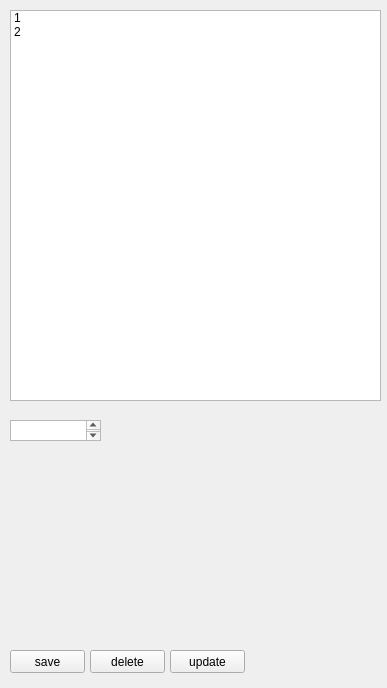
<?xml version="1.0" encoding="UTF-8"?>
<ui version="4.0">
 <class>VolumeParams</class>
 <widget class="QWidget" name="VolumeParams">
  <property name="geometry">
   <rect>
    <x>0</x>
    <y>0</y>
    <width>387</width>
    <height>688</height>
   </rect>
  </property>
  <property name="windowTitle">
   <string>Form</string>
  </property>
  <widget class="QListWidget" name="listWidget">
   <property name="geometry">
    <rect>
     <x>10</x>
     <y>10</y>
     <width>371</width>
     <height>391</height>
    </rect>
   </property>
   <item>
    <property name="text">
     <string>1</string>
    </property>
   </item>
   <item>
    <property name="text">
     <string>2</string>
    </property>
   </item>
  </widget>
  <widget class="QPushButton" name="pushButton">
   <property name="geometry">
    <rect>
     <x>10</x>
     <y>650</y>
     <width>75</width>
     <height>23</height>
    </rect>
   </property>
   <property name="text">
    <string>save</string>
   </property>
  </widget>
  <widget class="QPushButton" name="pushButton_2">
   <property name="geometry">
    <rect>
     <x>90</x>
     <y>650</y>
     <width>75</width>
     <height>23</height>
    </rect>
   </property>
   <property name="text">
    <string>delete</string>
   </property>
  </widget>
  <widget class="QPushButton" name="pushButton_3">
   <property name="geometry">
    <rect>
     <x>170</x>
     <y>650</y>
     <width>75</width>
     <height>23</height>
    </rect>
   </property>
   <property name="text">
    <string>update</string>
   </property>
  </widget>
  <widget class="QTextEdit" name="textEdit">
   <property name="geometry">
    <rect>
     <x>10</x>
     <y>420</y>
     <width>91</width>
     <height>21</height>
    </rect>
   </property>
  </widget>
 </widget>
 <resources/>
 <connections/>
</ui>
